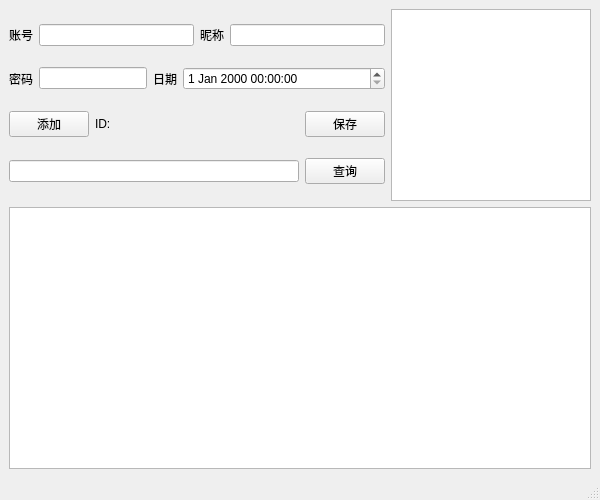
<?xml version="1.0" encoding="UTF-8"?>
<ui version="4.0">
 <class>MainWindow</class>
 <widget class="QMainWindow" name="MainWindow">
  <property name="geometry">
   <rect>
    <x>0</x>
    <y>0</y>
    <width>600</width>
    <height>500</height>
   </rect>
  </property>
  <property name="windowTitle">
   <string>MainWindow</string>
  </property>
  <widget class="QWidget" name="centralwidget">
   <layout class="QVBoxLayout" name="verticalLayout_2">
    <item>
     <layout class="QHBoxLayout" name="topLayout">
      <item>
       <layout class="QVBoxLayout" name="verticalLayout">
        <item>
         <layout class="QHBoxLayout" name="horizontalLayout">
          <item>
           <widget class="QLabel" name="accountLabel">
            <property name="text">
             <string>账号</string>
            </property>
           </widget>
          </item>
          <item>
           <widget class="QLineEdit" name="accountEdit"/>
          </item>
          <item>
           <widget class="QLabel" name="nicknameLabel">
            <property name="text">
             <string>昵称</string>
            </property>
           </widget>
          </item>
          <item>
           <widget class="QLineEdit" name="nicknameEdit"/>
          </item>
         </layout>
        </item>
        <item>
         <layout class="QHBoxLayout" name="info2Layout">
          <item>
           <widget class="QLabel" name="passwordLabel">
            <property name="text">
             <string>密码</string>
            </property>
           </widget>
          </item>
          <item>
           <widget class="QLineEdit" name="passwordEdit"/>
          </item>
          <item>
           <widget class="QLabel" name="createdAtLabel">
            <property name="text">
             <string>日期</string>
            </property>
           </widget>
          </item>
          <item>
           <widget class="QDateTimeEdit" name="createdAtEdit">
            <property name="minimumSize">
             <size>
              <width>202</width>
              <height>0</height>
             </size>
            </property>
           </widget>
          </item>
         </layout>
        </item>
        <item>
         <layout class="QHBoxLayout" name="saveLayout">
          <item>
           <widget class="QPushButton" name="addButton">
            <property name="text">
             <string>添加</string>
            </property>
           </widget>
          </item>
          <item>
           <widget class="QLabel" name="idLabel">
            <property name="text">
             <string>ID:</string>
            </property>
           </widget>
          </item>
          <item>
           <widget class="QLabel" name="idShowLabel">
            <property name="text">
             <string/>
            </property>
           </widget>
          </item>
          <item>
           <spacer name="horizontalSpacer">
            <property name="orientation">
             <enum>Qt::Horizontal</enum>
            </property>
            <property name="sizeHint" stdset="0">
             <size>
              <width>40</width>
              <height>20</height>
             </size>
            </property>
           </spacer>
          </item>
          <item>
           <widget class="QPushButton" name="saveButton">
            <property name="text">
             <string>保存</string>
            </property>
           </widget>
          </item>
         </layout>
        </item>
        <item>
         <layout class="QHBoxLayout" name="findLayout">
          <property name="spacing">
           <number>6</number>
          </property>
          <item>
           <widget class="QLineEdit" name="findEdit"/>
          </item>
          <item>
           <widget class="QPushButton" name="findButton">
            <property name="text">
             <string>查询</string>
            </property>
           </widget>
          </item>
         </layout>
        </item>
       </layout>
      </item>
      <item>
       <widget class="QTextBrowser" name="outputBrowser">
        <property name="sizePolicy">
         <sizepolicy hsizetype="Minimum" vsizetype="Minimum">
          <horstretch>0</horstretch>
          <verstretch>0</verstretch>
         </sizepolicy>
        </property>
        <property name="maximumSize">
         <size>
          <width>200</width>
          <height>16777215</height>
         </size>
        </property>
       </widget>
      </item>
     </layout>
    </item>
    <item>
     <widget class="QTableView" name="testerTable"/>
    </item>
   </layout>
  </widget>
  <widget class="QMenuBar" name="menubar">
   <property name="geometry">
    <rect>
     <x>0</x>
     <y>0</y>
     <width>600</width>
     <height>23</height>
    </rect>
   </property>
  </widget>
  <widget class="QStatusBar" name="statusbar"/>
 </widget>
 <resources/>
 <connections/>
</ui>
